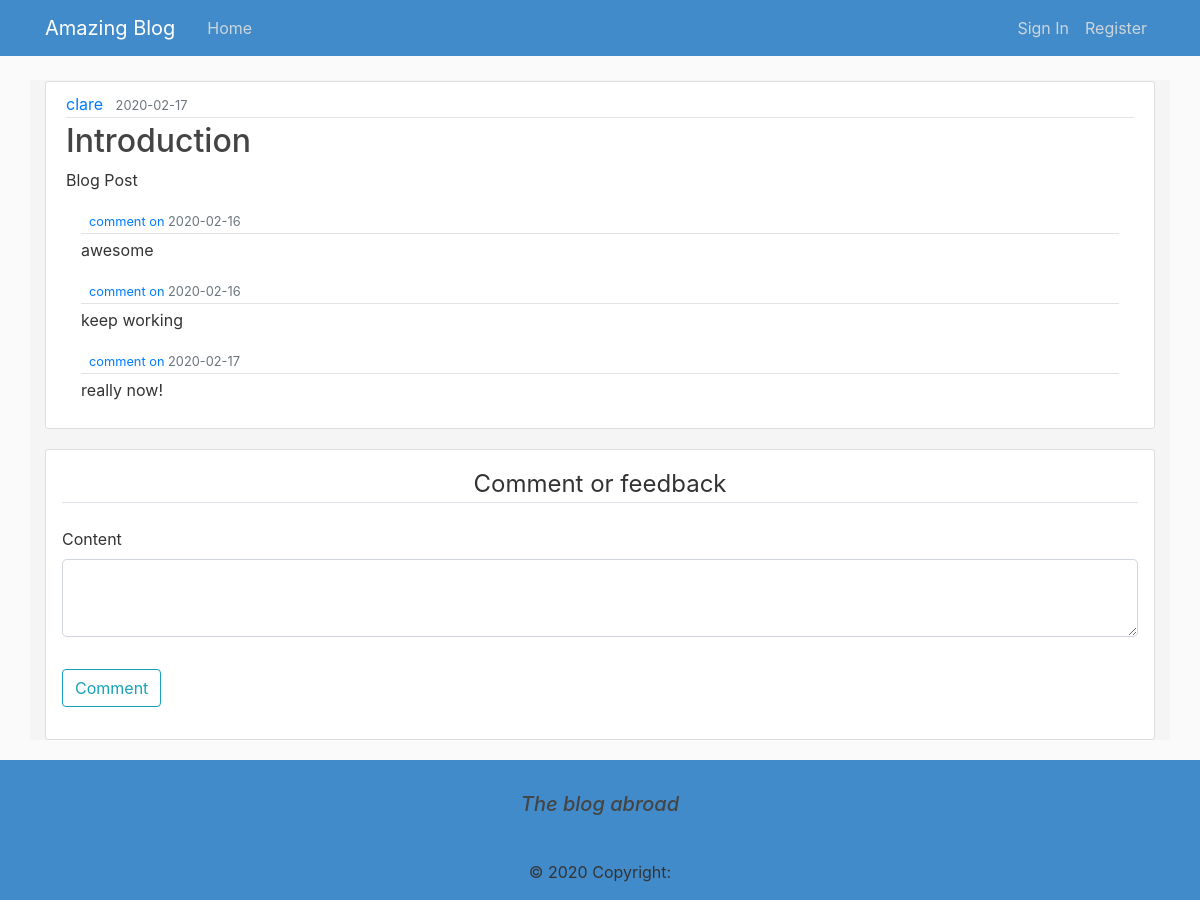
/post/6, run on the app's committed database.
### blog/models.py (models this page shows, shortened)
class User(db.Model,UserMixin):
    id=db.Column(db.Integer,primary_key=True)
    username=db.Column(db.String(20),unique=True,nullable=False)
    email=db.Column(db.String(120),unique=True,nullable=False)
    password=db.Column(db.String(60),nullable=False)
    posts=db.relationship('Post',backref='author',lazy=True)

class Post(db.Model):
    id=db.Column(db.Integer,primary_key=True)
    title=db.Column(db.String(100),nullable=False)
    date_posted=db.Column(db.DateTime,nullable=False,default=datetime.utcnow)
    content=db.Column(db.Text,nullable=False)
    user_id=db.Column(db.Integer,db.ForeignKey('user.id'),nullable=False)

class Comment(db.Model):
    id = db.Column(db.Integer, primary_key=True)
    date_posted = db.Column(db.DateTime, nullable=False,
                            default=datetime.utcnow)
    content = db.Column(db.Text, nullable=False)

### blog/routes.py (the view)
@app.route("/post/<int:post_id>", methods=['GET', 'POST'])
def post(post_id):
    post = Post.query.get_or_404(post_id)
    form = CommentForm()
    comments=Comment.query.all()
    if form.validate_on_submit():
        comment = Comment(content=form.content.data)
        db.session.add(comment)
        db.session.commit()
        flash('Your comment has been posted!', 'primary')
        return redirect(url_for('home'))
    return render_template('blog.html', title=post.title, post=post,form=form,comments=comments)

### blog/forms.py
class CommentForm(FlaskForm):
    content = TextAreaField("Content", validators=[DataRequired()])
    submit = SubmitField("Comment")

### blog/templates/blog.html (shortened to what this page needs)
{% extends "design.html" %}
{% block content %}
<article class="media content-section">
    <div class="media-body">
        <div class="article-metadata">
            <a class="mr-2" href="#">{{ post.author.username }}</a>
            <small class="text-muted">{{ post.date_posted.strftime('%Y-%m-%d') }}</small>
        </div>
        <h2 class="article-title">{{ post.title }}</h2>
        <p class="article-content">{{ post.content }}</p>
        <div>
            {% for comment in comments %}
            <div class="container mt-2 mb-3">
                <div class="">
                    <div class="media-body">
                        <div class="article-metadata">
                            <small class="text-muted">
                                <a href="{{url_for('account')}}">comment on</a>
                                {{ comment.date_posted.strftime('%Y-%m-%d') }}</small>
                        </div>
                        <p class="article-content">{{ comment.content }}</p>
                    </div>
                </div>
            </div>
            {% endfor %}
        </div>
    </div>
</article>
<div class="content-section p-3">
    <form action="" method="POST">
        <fieldset class="form-group">
            <legend class="border-bottom mb-4 mt-5 text-center">Comment or feedback</legend>
            <div class="form-group">
                {{ form.content.label(class="form-control-label") }}
                {% if form.content.errors %}
                {{ form.content(class="form-control form-control-lg is-invalid") }}
                <div class="invalid-feedback">
                    {% for error in form.content.errors %}
                    <span>{{ error }}</span>
                    {% endfor %}
                </div>
                {% else %}
                {{ form.content(class="form-control form-control-lg") }}
                {% endif %}
            </div>
        </fieldset>
        <div class="form-group">
            {{form.submit(class="btn btn-outline-info")}}
        </div>
    </form>
    {% endblock content %}

### blog/static/main.css (style rules this page uses)
body { background: #fafafa; color: #333333; margin-top: 5rem; }
h1, h2, h3, h4, h5, h6 { color: #444444; }
.content-section { background: #ffffff; padding: 10px 20px; border: 1px solid #dddddd; border-radius: 3px; margin-bottom: 20px; }
.article-metadata { padding-bottom: 1px; margin-bottom: 4px; border-bottom: 1px solid #e3e3e3 }

### data on the page
User: author.username "clare"
Post: date_posted "2020-02-17", title "Introduction", content "Blog Post"
Comment: date_posted "2020-02-16", content "awesome"
Comment: date_posted "2020-02-16", content "keep working"
Comment: date_posted "2020-02-17", content "really now!"
